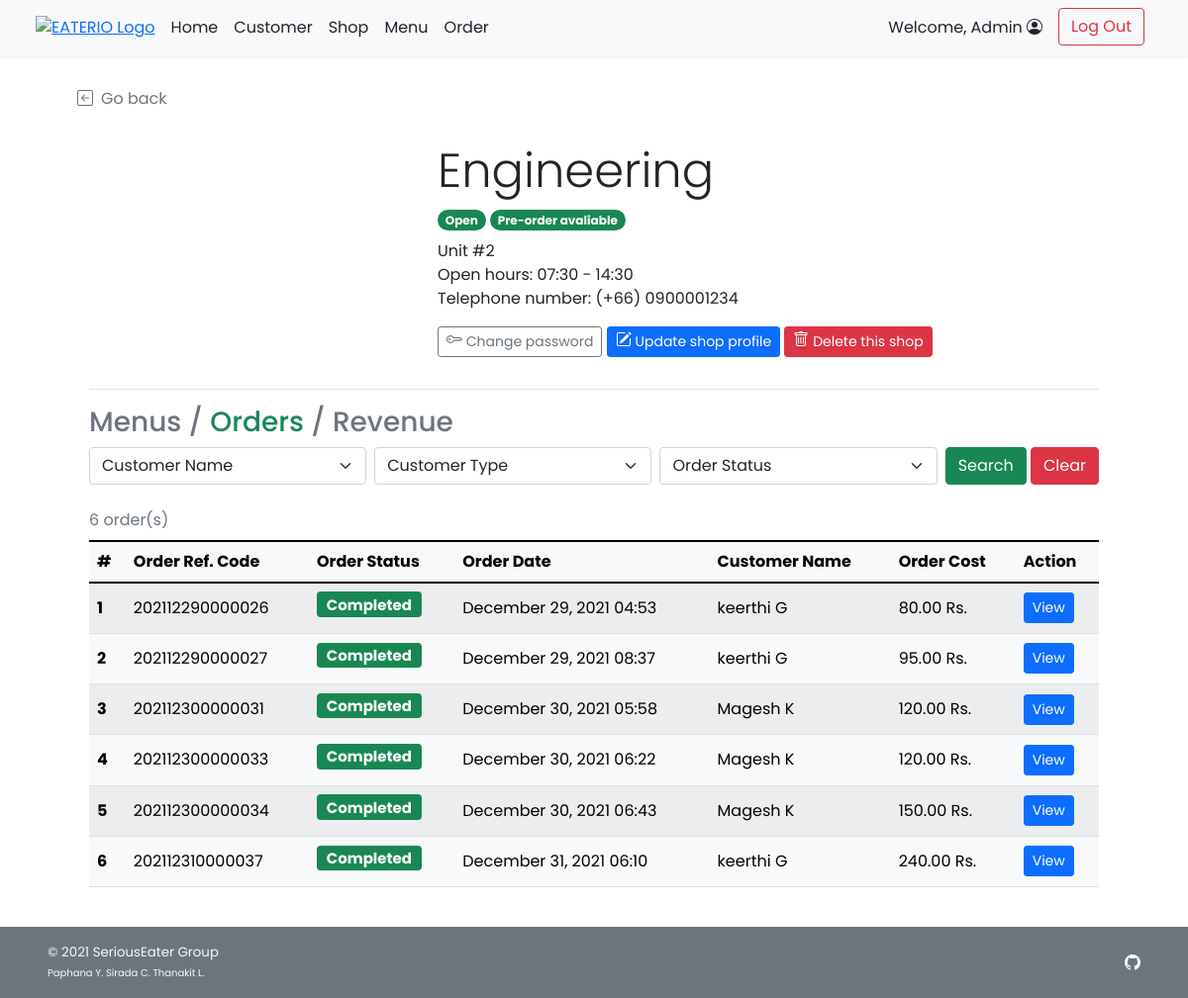
The page /admin/admin_shop_order.php?s_id=1 (signed in) on the database its author committed.
### tables this page shows
CREATE TABLE `shop` (
  `s_id` int(11) NOT NULL,
  `s_username` varchar(45) NOT NULL,
  `s_pwd` varchar(45) NOT NULL,
  `s_name` varchar(100) NOT NULL,
  `s_location` varchar(100) NOT NULL,
  `s_openhour` time NOT NULL,
  `s_closehour` time NOT NULL,
  `s_status` tinyint(4) NOT NULL DEFAULT 1 COMMENT 'Shop ready for taking an order or not (True for open, False for close)',
  `s_preorderStatus` tinyint(4) NOT NULL DEFAULT 1 COMMENT 'Shop is ready for tomorrow pre-order or not',
  `s_email` varchar(100) NOT NULL,
  `s_phoneno` varchar(45) NOT NULL,
  `s_pic` text DEFAULT NULL
);

CREATE TABLE `order_header` (
  `orh_id` int(11) NOT NULL,
  `orh_refcode` varchar(15) DEFAULT NULL,
  `c_id` int(11) NOT NULL,
  `s_id` int(11) NOT NULL,
  `p_id` int(11) NOT NULL,
  `orh_ordertime` timestamp NOT NULL DEFAULT current_timestamp(),
  `orh_pickuptime` datetime NOT NULL,
  `orh_orderstatus` varchar(10) NOT NULL,
  `orh_finishedtime` datetime DEFAULT NULL
);

CREATE TABLE `customer` (
  `c_id` int(11) NOT NULL,
  `c_username` varchar(45) NOT NULL,
  `c_pwd` varchar(45) NOT NULL,
  `c_firstname` varchar(45) NOT NULL,
  `c_lastname` varchar(45) NOT NULL,
  `c_email` varchar(100) NOT NULL,
  `c_gender` varchar(1) NOT NULL COMMENT 'M for Male, F for Female',
  `c_type` varchar(3) NOT NULL COMMENT 'Type of customer in this canteen (STD for student, INS for instructor, STF for staff, GUE for guest, ADM for admin, OTH for other)'
);

CREATE TABLE `payment` (
  `p_id` int(11) NOT NULL,
  `c_id` int(11) NOT NULL,
  `p_type` varchar(45) NOT NULL,
  `p_amount` decimal(7,2) NOT NULL,
  `p_detail` text DEFAULT NULL
);

### admin/admin_shop_order.php (the view, shortened to what this page needs)
<!DOCTYPE html>
<html lang="en">
<head>
    <?php
        include("../conn_db.php");
        include('../head.php');
    ?>
    <link href="../css/main.css" rel="stylesheet">
    <link href="../css/menu.css" rel="stylesheet">
</head>
<body class="d-flex flex-column h-100">
    <?php include('nav_header_admin.php')?>
    <?php
        $s_id = $_GET["s_id"];
        $query = "SELECT s_name,s_location,s_openhour,s_closehour,s_status,s_preorderstatus,s_phoneno,s_pic
        FROM shop WHERE s_id = {$s_id} LIMIT 0,1";
        $result = $mysqli -> query($query);
        $shop_row = $result -> fetch_array();
    ?>
    <div class="container px-5 py-4" id="shop-body">
        <a class="nav nav-item text-decoration-none text-muted mb-2" href="#" onclick="history.back();">
            <i class="bi bi-arrow-left-square me-2"></i>Go back
        </a>
        <div class="container row row-cols-6 row-cols-md-12 g-5 pt-4 mb-4" id="shop-header">
            <div class="rounded-25 col-6 col-md-4" id="shop-img" style="
                    background: url(
                        <?php
                            if(is_null($shop_row["s_pic"])){echo "'../img/default.png'";}
                            else{echo "'../img/{$shop_row['s_pic']}'";}
                        ?>
                    ) center; height: 225px;
                    background-size: cover; background-repeat: no-repeat;
                    background-position: center;">
            </div>
            <div class="col-6 col-md-8">
                <h1 class="display-5 strong"><?php echo $shop_row["s_name"];?></h1>
                <ul class="list-unstyled">
                    <li class="my-2">
                        <?php
                            $now = date('H:i:s');
                            if((($now < $shop_row["s_openhour"])||($now > $shop_row["s_closehour"]))||($shop_row["s_status"]==0)){
                        ?>
                        <span class="badge rounded-pill bg-danger">Closed</span>
                        <?php }else{ ?>
                        <span class="badge rounded-pill bg-success">Open</span>
                        <?php }
                            if($shop_row["s_preorderstatus"]==1){
                        ?>
                        <span class="badge rounded-pill bg-success">Pre-order avaliable</span>
                        <?php }else{ ?>
                        <span class="badge rounded-pill bg-danger">Pre-order Unavaliable</span>
                        <?php } ?>
                    </li>
                    <li class=""><?php echo $shop_row["s_location"];?></li>
                    <li class="">Open hours:
                        <?php
                            $open = explode(":",$shop_row["s_openhour"]);
                            $close = explode(":",$shop_row["s_closehour"]);
                            echo $open[0].":".$open[1]." - ".$close[0].":".$close[1];
                        ?>
                    </li>
                    <li class="">Telephone number: <?php echo "(+66) ".$shop_row["s_phoneno"];?></li>
                </ul>
                <a class="btn btn-sm btn-outline-secondary" href="admin_shop_pwd.php?s_id=<?php echo $s_id?>">
            Change password
        </a>
        <a class="btn btn-sm btn-primary mt-2 mt-md-0" href="admin_shop_edit.php?s_id=<?php echo $s_id?>">
            Update shop profile
        </a>
        <a class="btn btn-sm btn-danger mt-2 mt-md-0" href="admin_shop_delete.php?s_id=<?php echo $s_id?>">
            Delete this shop
        </a>
            </div>
        </div>
        <div class="container">
        <h3 class="border-top pt-3 my-2">
            <a class="text-decoration-none link-secondary" href="admin_shop_detail.php?s_id=<?php echo $s_id?>">Menus</a>
            <span class="text-secondary">/</span>
            <a class="nav-item text-decoration-none link-success" href="#">Orders</a></span>
            <span class="text-secondary">/</span>
            <a class="nav-item text-decoration-none link-secondary" href="admin_shop_revenue.php?s_id=<?php echo $s_id?>">Revenue</a></span>
        </h3>
            <form class="form-floating mb-3" method="GET" action="admin_shop_order.php">
                <div class="row g-2">
                    <div class="col">
                        <select class="form-select" id="c_id" name="c_id">
                            <option selected value="">Customer Name</option>
                            <?php
                                $option_query = "SELECT DISTINCT c.c_id, c.c_firstname,c.c_lastname
                                FROM order_header orh INNER JOIN customer c ON orh.c_id = c.c_id
                                WHERE orh.s_id = {$s_id};";
                                $option_result = $mysqli -> query($option_query);
                                $opt_row = $option_result -> num_rows;
                            ?>
                        </select>
                    </div>
                    <div class="col">
                        <select class="form-select" id="utype" name="ut">
                            <?php if(isset($_GET["search"])){?>
                            <option selected value="">Customer Type</option>
                            <option value="STD" <?php if($_GET["ut"]=="STD"){ echo "selected";}?>>Student</option>
                            <option value="INS" <?php if($_GET["ut"]=="INS"){ echo "selected";}?>>Professor</option>
                            <option value="TAS" <?php if($_GET["ut"]=="TAS"){ echo "selected";}?>>Teaching Assistant</option>
                            <option value="STF" <?php if($_GET["ut"]=="STF"){ echo "selected";}?>>Faculty Staff</option>
                            <option value="GUE" <?php if($_GET["ut"]=="GUE"){ echo "selected";}?>>Visitor</option>
                            <option value="ADM" <?php if($_GET["ut"]=="ADM"){ echo "selected";}?>>Admin</option>
                            <option value="OTH" <?php if($_GET["ut"]=="OTH"){ echo "selected";}?>>Other</option>
                            <?php }else{ ?>
                            <option selected value="">Customer Type</option>
                            <?php } ?>
                        </select>
                    </div>
                    <div class="col">
                        <select class="form-select" id="orderstatus" name="os">
                            <?php if(isset($_GET["search"])){?>
                            <option selected value="">Order Status</option>
                            <option value="ACPT" <?php if($_GET["os"]=="ACPT"){ echo "selected";}?>>Order Accepted</option>
                            <option value="PREP" <?php if($_GET["os"]=="PREP"){ echo "selected";}?>>Order Preparing</option>
                            <option value="RDPK" <?php if($_GET["os"]=="RDPK"){ echo "selected";}?>>Ready for Pick-Up</option>
                            <option value="FNSH" <?php if($_GET["os"]=="FNSH"){ echo "selected";}?>>Order Finished</option>
                            <?php }else{ ?>
                            <option selected value="">Order Status</option>
                            <?php } ?>
                        </select>
                    </div>
                    <div class="col-auto">
                        <button type="submit" name="search" value="1" class="btn btn-success"
                        <?php if($opt_row==0){echo "disabled";} ?>>Search</button>
                        <button type="reset" class="btn btn-danger"
                            onclick="javascript: window.location='admin_shop_order.php?f_id=<?php echo $f_id?>'">Clear</button>
                    </div>
                </div>
            </form>
        </div>
        <?php
            if(isset($_GET["search"])){
                if($_GET["c_id"]!=''){ $cid_clause = " AND orh.c_id = '{$_GET['c_id']}';"; }else{ $cid_clause = ";";}
                $query = "SELECT orh.orh_id,orh.orh_refcode,orh.orh_ordertime,c.c_firstname,c.c_lastname,orh.orh_orderstatus,p.p_amount
                FROM order_header orh INNER JOIN customer c ON orh.c_id = c.c_id INNER JOIN payment p ON p.p_id = orh.p_id
                WHERE orh.s_id = {$s_id} AND c.c_type LIKE '%{$_GET['ut']}%' AND orh_orderstatus LIKE '%{$_GET['os']}%'".$cid_clause;
            }else{
                $query = "SELECT orh.orh_id,orh.orh_refcode,orh.orh_ordertime,c.c_firstname,c.c_lastname,orh.orh_orderstatus,p.p_amount
                FROM order_header orh INNER JOIN customer c ON orh.c_id = c.c_id INNER JOIN payment p ON p.p_id = orh.p_id WHERE orh.s_id = {$s_id};";
            }
            $result = $mysqli -> query($query);
            $numrow = $result -> num_rows;
            if($numrow > 0){
        ?>
        <div class="container align-items-stretch">
            <div class="table-responsive">
            <table class="table rounded-5 table-light table-striped table-hover align-middle caption-top mb-3">
                <caption><?php echo $numrow;?> order(s) <?php if(isset($_GET["search"])){?><br /><a
                        Result</a><?php } ?></caption>
                <thead class="bg-light">
                    <tr>
                        <th scope="col">#</th>
                        <th scope="col">Order Ref. Code</th>
                        <th scope="col">Order Status</th>
                        <th scope="col">Order Date</th>
                        <th scope="col">Customer Name</th>
                        <th scope="col">Order Cost</th>
                        <th scope="col">Action</th>
                    </tr>
                </thead>
                <tbody>
                    <?php $i=1; while($row = $result -> fetch_array()){ ?>
                    <tr>
                        <th><?php echo $i++;?></th>
                        <td><?php echo $row["orh_refcode"];?></td>
                        <td>
                            <?php if($row["orh_orderstatus"]=="ACPT"){ ?>
                                <h5><span class="fw-bold badge bg-info text-dark">Accepted</span></h5>
                            <?php }else if($row["orh_orderstatus"]=="PREP"){ ?>
                                <h5><span class="fw-bold badge bg-warning text-dark">Preparing</span></h5>
                            <?php }else if($row["orh_orderstatus"]=="RDPK"){ ?>
                                <h5><span class="fw-bold badge bg-primary text-white">Ready to pick up</span></h5>
                            <?php }else if($row["orh_orderstatus"]=="FNSH"){?>
                                <h5><span class="fw-bold badge bg-success text-white">Completed</span></h5>
                            <?php } ?>
                        </td>
                        <td><?php
                        $order_time = (new Datetime($row["orh_ordertime"])) -> format("F j, Y H:i");
                        echo $order_time;
                        ?></td>
                        <td><?php echo $row["c_firstname"]." ".$row["c_lastname"];?></td>
                        <td><?php echo $row["p_amount"]." Rs.";?></td>
                        <td><a href="admin_order_detail.php?orh_id=<?php echo $row["orh_id"]?>" class="btn btn-sm btn-primary">View</a></td>
                    </tr>
                    <?php } ?>
                </tbody>
            </table>
        </div>
        </div>
        <?php } ?>
    </div>
    <footer
        class="footer d-flex flex-wrap justify-content-between align-items-center px-5 py-3 mt-auto bg-secondary text-light">
        <span class="smaller-font">&copy; 2021 SeriousEater Group<br /><span class="xsmall-font">Paphana Y. Sirada C.
                Thanakit L.</span></span>
        <ul class="nav justify-content-end list-unstyled d-flex">
            <li class="ms-3"><a class="text-light" target="_blank" href="https://github.com/waterthatfrozen/EATERIO"><i
                        class="bi bi-github"></i></a></li>
        </ul>
    </footer>
</body>
</html>

### css/main.css (style rules this page uses)
html { height: 100%; }
body { height: 100%; padding-top: 4rem; margin-bottom: -50px; font-family: 'Poppins', 'Noto Sans Thai', sans-serif; }
a { cursor: pointer; }
.bi { vertical-align: -.125em; fill: currentColor; }
.text-white { color: white; }
.smaller-font { font-size: smaller; }
.xsmall-font { font-size: x-small; }
.rounded-25 { border-radius: 25px; }

### css/menu.css (style rules this page uses)
html, body { height: 100%; }

### rows shown on the page
shop: s_name "Engineering", s_location "Unit #2", s_openhour "07", s_openhour "30", s_closehour "14", s_closehour "30", s_phoneno "0900001234"
order_header: orh_refcode "202112290000026", orh_orderstatus "Completed", orh_ordertime "December 29, 2021 04:53", c.c_firstname "keerthi", c.c_lastname "G", p.p_amount "80.00"
order_header: orh_refcode "202112290000027", orh_orderstatus "Completed", orh_ordertime "December 29, 2021 08:37", c.c_firstname "keerthi", c.c_lastname "G", p.p_amount "95.00"
order_header: orh_refcode "202112300000031", orh_orderstatus "Completed", orh_ordertime "December 30, 2021 05:58", c.c_firstname "Magesh", c.c_lastname "K", p.p_amount "120.00"
order_header: orh_refcode "202112300000033", orh_orderstatus "Completed", orh_ordertime "December 30, 2021 06:22", c.c_firstname "Magesh", c.c_lastname "K", p.p_amount "120.00"
order_header: orh_refcode "202112300000034", orh_orderstatus "Completed", orh_ordertime "December 30, 2021 06:43", c.c_firstname "Magesh", c.c_lastname "K", p.p_amount "150.00"
order_header: orh_refcode "202112310000037", orh_orderstatus "Completed", orh_ordertime "December 31, 2021 06:10", c.c_firstname "keerthi", c.c_lastname "G", p.p_amount "240.00"

### other values the page prints
$_SESSION['firstname'] "Admin"
$numrow "6"
